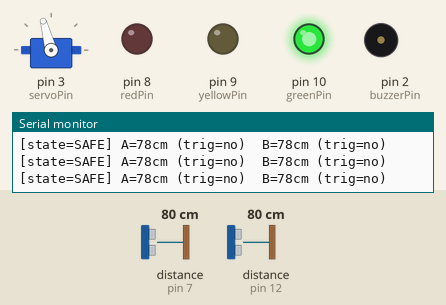
Recording of a sketch running on a simulated Arduino Uno, built with avr-gcc and run on an emulated ATmega328P. Shown: servo, output pins drawn as LEDs (lit = HIGH), buzzer (waves = sounding), the last lines printed to the serial monitor. Wiring (inferred from the names in the program): 2 × ultrasonic range finder: trigger pin 6, echo pin 7 / trigger pin 11, echo pin 12. The test bench sets the inputs (shaded band); at power-on: distance to the obstacle (sensors on pin 7, pin 12) 80 cm. The echo pulse lasts 58.3 µs per cm; pins used as bus, display or sensor lines are not drawn.

Above: at 1.2 s.
1.3 s: distance to the obstacle (sensor on pin 7) set to 19 cm
4.3 s: distance to the obstacle (sensor on pin 7) set to 14 cm
At 4.63 s:
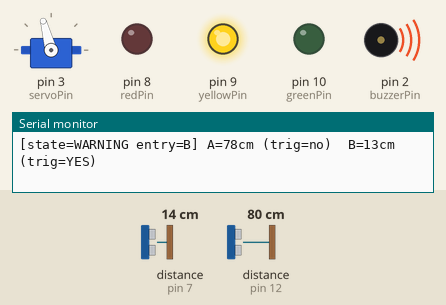
At 5.35 s:
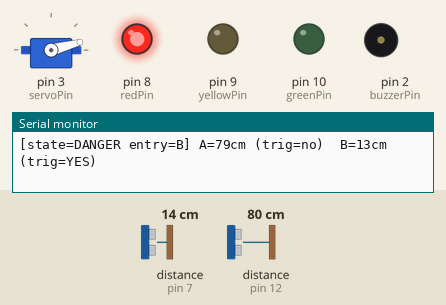
7.3 s: distance to the obstacle (sensor on pin 12) set to 2 cm
10.3 s: distance to the obstacle (sensor on pin 12) set to 250 cm
At 11.33 s:
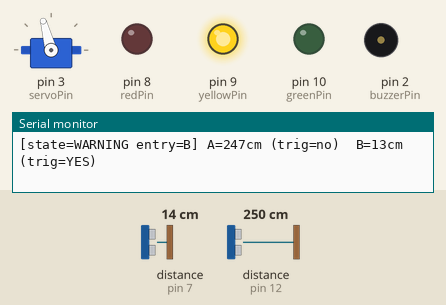
Timing chart, 0 to 14.3 s (numbered marks = the images above; inputs shaded):
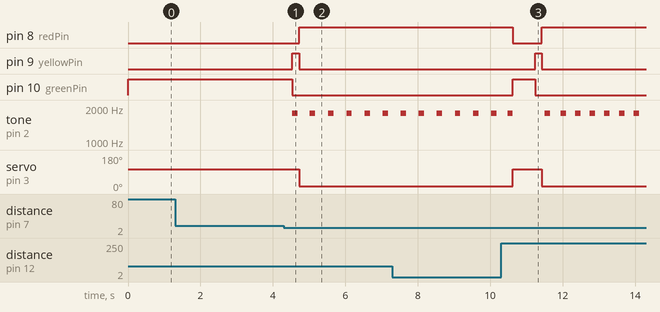

Measured:
- the behaviour switches between 17 and 16 cm on distance to the obstacle (sensor on pin 7) (found by bisection; images 0 and 1)
- after the input at 4.3 s, pin 8 (redPin): LOW → HIGH after 0.42 s; pin 9 (yellowPin): LOW → HIGH after 0.24 s, → LOW 0.18 s later; pin 10 (greenPin): HIGH → LOW after 0.24 s; tone on pin 2 (buzzerPin): alternates 1800 Hz for 0.15 s and silent for 0.35 s, starting after 0.24 s; servo on pin 3 (servoPin): 105° → 15° after 0.42 s
- after the input at 10.3 s, pin 8 (redPin): HIGH → LOW after 0.32 s, → HIGH 0.81 s later; pin 9 (yellowPin): LOW → HIGH after 0.95 s, → LOW 0.18 s later; pin 10 (greenPin): LOW → HIGH after 0.32 s, → LOW 0.63 s later; servo on pin 3 (servoPin): 15° → 105° after 0.32 s, → 15° 0.81 s later

The sketch:

saferail_controller.ino
```cpp
#include <Servo.h>

// --- PIN MAP ---
const int redPin = 8, yellowPin = 9, greenPin = 10;
const int buzzerPin = 2;
const int servoPin = 3;

// Two sonars, one on each side of the crossing. Neither side has a fixed
// role anymore -- whichever one sees a train first becomes the "entry"
// side for that crossing, and the other becomes the "exit" side. This is
// what lets a single pair of sensors handle trains from either direction.
const int SIDE_A = 0, SIDE_B = 1;
const int trigPin[2] = { 11, 6 };
const int echoPin[2] = { 12, 7 };

Servo gateServo;

const int openAngle = 105;
const int closedAngle = 15;

// PROVISIONAL -- recalibrate both of these on the physical board.
const int dangerDistance = 15;
const unsigned long warningDelayMs = 100; // yellow shown before gate closes

// A raw reading must repeat this many loops in a row (~50ms each) before
// it's trusted to change state. Kills single-frame sonar glitches/crosstalk.
const int debounceCount = 3;

// The servo yanks enough current on movement to sag the shared 5V rail,
// which times out BOTH sonars for a few hundred ms right as it moves.
// Ignore sensor readings for this long after every gate movement.
const unsigned long servoSettleMs = 500;

enum State { SAFE, WARNING, DANGER };
State state = SAFE;
unsigned long warningStartTime = 0;
unsigned long settleUntil = 0; // millis() timestamp; readings ignored until then

int entrySide = -1;          // SIDE_A or SIDE_B -- whichever side the train came in from this crossing
bool exitWasTriggered = false; // latch: exit-side sonar must see train THEN clear before we reopen

int trigCount[2] = { 0, 0 };  // consecutive loops each side read as triggered
int clearCount[2] = { 0, 0 }; // consecutive loops each side read as genuinely clear (not -1, not close)

long readDistance(int trig, int echo) {
  digitalWrite(trig, LOW);
  delayMicroseconds(2);
  digitalWrite(trig, HIGH);
  delayMicroseconds(10);
  digitalWrite(trig, LOW);

  long duration = pulseIn(echo, HIGH, 30000); // 30ms timeout
  if (duration == 0) return -1; // sensor gave no reading at all
  return duration * 0.034 / 2;
}

// FAIL-SAFE: a sensor timeout (-1) counts as a detection -- never treat
// "no reading" as safe.
bool isTriggered(long dist) {
  return (dist == -1) || (dist <= dangerDistance);
}

// Only a VALID far reading counts as "clear" -- a -1 timeout means "no
// idea", not "gone", so it must never by itself reopen the gate.
bool isClear(long dist) {
  return (dist != -1) && (dist > dangerDistance);
}

// Non-blocking beep toggle (~2.5 beeps/sec). Simplified from the earlier
// double-beep pattern because loop() can no longer pause with delay() --
// it has to keep reading both sonars every cycle.
void updateBeep() {
  static unsigned long lastToggle = 0;
  static bool beepOn = false;
  if (millis() - lastToggle > 200) {
    lastToggle = millis();
    beepOn = !beepOn;
    if (beepOn) tone(buzzerPin, 1800, 150);
  }
}

void setLights(char color) { // 'G', 'Y', or 'R'
  digitalWrite(greenPin, color == 'G' ? HIGH : LOW);
  digitalWrite(yellowPin, color == 'Y' ? HIGH : LOW);
  digitalWrite(redPin, color == 'R' ? HIGH : LOW);
}

void setup() {
  Serial.begin(9600);

  pinMode(redPin, OUTPUT); pinMode(yellowPin, OUTPUT); pinMode(greenPin, OUTPUT);
  pinMode(buzzerPin, OUTPUT);
  pinMode(trigPin[SIDE_A], OUTPUT); pinMode(echoPin[SIDE_A], INPUT);
  pinMode(trigPin[SIDE_B], OUTPUT); pinMode(echoPin[SIDE_B], INPUT);

  gateServo.attach(servoPin);
  setLights('G');
  gateServo.write(openAngle);
}

void loop() {
  long dist[2];
  dist[SIDE_A] = readDistance(trigPin[SIDE_A], echoPin[SIDE_A]);
  dist[SIDE_B] = readDistance(trigPin[SIDE_B], echoPin[SIDE_B]);

  bool triggered[2] = { isTriggered(dist[SIDE_A]), isTriggered(dist[SIDE_B]) };
  bool clear[2]      = { isClear(dist[SIDE_A]),     isClear(dist[SIDE_B]) };

  bool settling = millis() < settleUntil;
  for (int s = 0; s < 2; s++) {
    if (settling) {
      // Servo brownout window -- don't let glitches here build up debounce count.
      trigCount[s] = 0;
      clearCount[s] = 0;
    } else {
      trigCount[s] = triggered[s] ? trigCount[s] + 1 : 0;
      clearCount[s] = clear[s] ? clearCount[s] + 1 : 0;
    }
  }
  bool trigConfirmed[2]  = { trigCount[SIDE_A] >= debounceCount, trigCount[SIDE_B] >= debounceCount };
  bool clearConfirmed[2] = { clearCount[SIDE_A] >= debounceCount, clearCount[SIDE_B] >= debounceCount };

  const char* stateName = state == SAFE ? "SAFE" : state == WARNING ? "WARNING" : "DANGER";
  Serial.print("[state=");
  Serial.print(stateName);
  if (entrySide != -1) Serial.print(entrySide == SIDE_A ? " entry=A" : " entry=B");
  Serial.print("] A=");
  Serial.print(dist[SIDE_A]);
  Serial.print("cm (trig=");
  Serial.print(triggered[SIDE_A] ? "YES" : "no");
  Serial.print(")  B=");
  Serial.print(dist[SIDE_B]);
  Serial.print("cm (trig=");
  Serial.print(triggered[SIDE_B] ? "YES" : "no");
  Serial.print(")");
  if (settling) Serial.print("  [settling]");
  Serial.println();

  switch (state) {

    case SAFE:
      setLights('G');
      gateServo.write(openAngle);
      noTone(buzzerPin);
      // Whichever side sees a train first becomes the entry side; the
      // other side is what we'll watch for the train to clear.
      if (trigConfirmed[SIDE_A] || trigConfirmed[SIDE_B]) {
        entrySide = trigConfirmed[SIDE_A] ? SIDE_A : SIDE_B;
        state = WARNING;
        warningStartTime = millis();
        trigCount[1 - entrySide] = 0;
        clearCount[1 - entrySide] = 0;
        Serial.print("==> SAFE -> WARNING (entry=");
        Serial.print(entrySide == SIDE_A ? "A, " : "B, ");
        Serial.print(dist[entrySide]);
        Serial.println("cm)");
      }
      break;

    case WARNING:
      setLights('Y');
      // gate stays OPEN during this whole phase, on purpose
      updateBeep();
      if (millis() - warningStartTime >= warningDelayMs) {
        state = DANGER;
        exitWasTriggered = false; // fresh latch for this crossing
        int exitSide = 1 - entrySide;
        trigCount[exitSide] = 0;
        clearCount[exitSide] = 0;
        settleUntil = millis() + servoSettleMs; // gate is about to swing closed
        Serial.println("==> WARNING -> DANGER (closing gate now)");
      }
      break;

    case DANGER: {
      setLights('R');
      gateServo.write(closedAngle);
      updateBeep();
      int exitSide = 1 - entrySide;
      // Train must be SEEN at the exit side first, THEN give a confirmed
      // (debounced, non -1) far reading, before we reopen -- a single -1
      // timeout or a single stray close reading must never flip the gate.
      if (trigConfirmed[exitSide]) {
        exitWasTriggered = true;
      }
      if (exitWasTriggered && clearConfirmed[exitSide]) {
        state = SAFE;
        settleUntil = millis() + servoSettleMs; // gate is about to swing open
        Serial.print("==> DANGER -> SAFE (exit ");
        Serial.print(exitSide == SIDE_A ? "A" : "B");
        Serial.print(" cleared at ");
        Serial.print(dist[exitSide]);
        Serial.println("cm, train passed, opening gate)");
        entrySide = -1;
      }
      break;
    }
  }

  delay(50); // small pacing, keeps sonar readings stable
}
```
